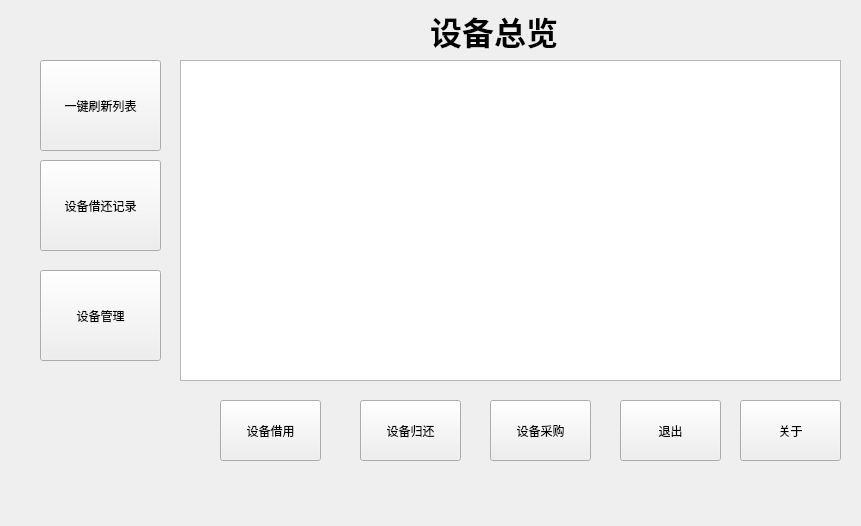
<?xml version="1.0" encoding="UTF-8"?>
<ui version="4.0">
 <class>MainWindow</class>
 <widget class="QMainWindow" name="MainWindow">
  <property name="geometry">
   <rect>
    <x>0</x>
    <y>0</y>
    <width>861</width>
    <height>526</height>
   </rect>
  </property>
  <property name="windowTitle">
   <string>设备管理系统--乞丐版V0.1</string>
  </property>
  <widget class="QWidget" name="centralWidget">
   <widget class="QTableWidget" name="tableWidget">
    <property name="geometry">
     <rect>
      <x>180</x>
      <y>60</y>
      <width>661</width>
      <height>321</height>
     </rect>
    </property>
   </widget>
   <widget class="QPushButton" name="all">
    <property name="geometry">
     <rect>
      <x>40</x>
      <y>60</y>
      <width>121</width>
      <height>91</height>
     </rect>
    </property>
    <property name="text">
     <string>一键刷新列表</string>
    </property>
   </widget>
   <widget class="QPushButton" name="record">
    <property name="geometry">
     <rect>
      <x>40</x>
      <y>160</y>
      <width>121</width>
      <height>91</height>
     </rect>
    </property>
    <property name="text">
     <string>设备借还记录</string>
    </property>
   </widget>
   <widget class="QPushButton" name="exit">
    <property name="geometry">
     <rect>
      <x>620</x>
      <y>400</y>
      <width>101</width>
      <height>61</height>
     </rect>
    </property>
    <property name="text">
     <string>退出</string>
    </property>
   </widget>
   <widget class="QPushButton" name="insert">
    <property name="geometry">
     <rect>
      <x>490</x>
      <y>400</y>
      <width>101</width>
      <height>61</height>
     </rect>
    </property>
    <property name="text">
     <string>设备采购</string>
    </property>
   </widget>
   <widget class="QPushButton" name="lend">
    <property name="geometry">
     <rect>
      <x>220</x>
      <y>400</y>
      <width>101</width>
      <height>61</height>
     </rect>
    </property>
    <property name="text">
     <string>设备借用</string>
    </property>
   </widget>
   <widget class="QPushButton" name="return_2">
    <property name="geometry">
     <rect>
      <x>360</x>
      <y>400</y>
      <width>101</width>
      <height>61</height>
     </rect>
    </property>
    <property name="text">
     <string>设备归还</string>
    </property>
   </widget>
   <widget class="QLabel" name="label">
    <property name="geometry">
     <rect>
      <x>430</x>
      <y>10</y>
      <width>131</width>
      <height>41</height>
     </rect>
    </property>
    <property name="font">
     <font>
      <family>方正喵呜体</family>
      <pointsize>24</pointsize>
      <weight>75</weight>
      <bold>true</bold>
     </font>
    </property>
    <property name="text">
     <string>设备总览</string>
    </property>
   </widget>
   <widget class="QPushButton" name="manage">
    <property name="geometry">
     <rect>
      <x>40</x>
      <y>270</y>
      <width>121</width>
      <height>91</height>
     </rect>
    </property>
    <property name="text">
     <string>设备管理</string>
    </property>
   </widget>
   <widget class="QPushButton" name="about">
    <property name="geometry">
     <rect>
      <x>740</x>
      <y>400</y>
      <width>101</width>
      <height>61</height>
     </rect>
    </property>
    <property name="text">
     <string>关于</string>
    </property>
   </widget>
  </widget>
  <widget class="QMenuBar" name="menuBar">
   <property name="geometry">
    <rect>
     <x>0</x>
     <y>0</y>
     <width>861</width>
     <height>23</height>
    </rect>
   </property>
   <property name="defaultUp">
    <bool>false</bool>
   </property>
  </widget>
 </widget>
 <layoutdefault spacing="6" margin="11"/>
 <resources/>
 <connections/>
</ui>
